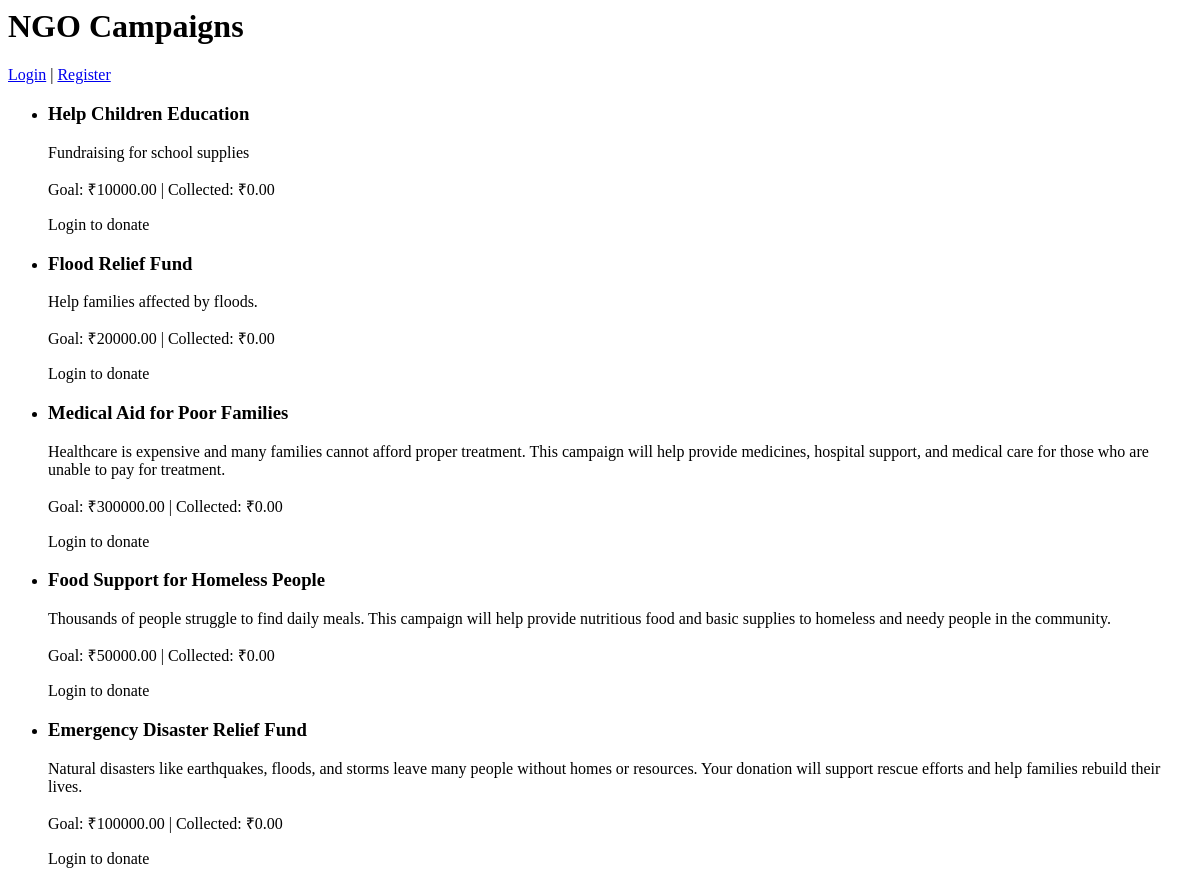
/, run on an earlier commit of the app's database.
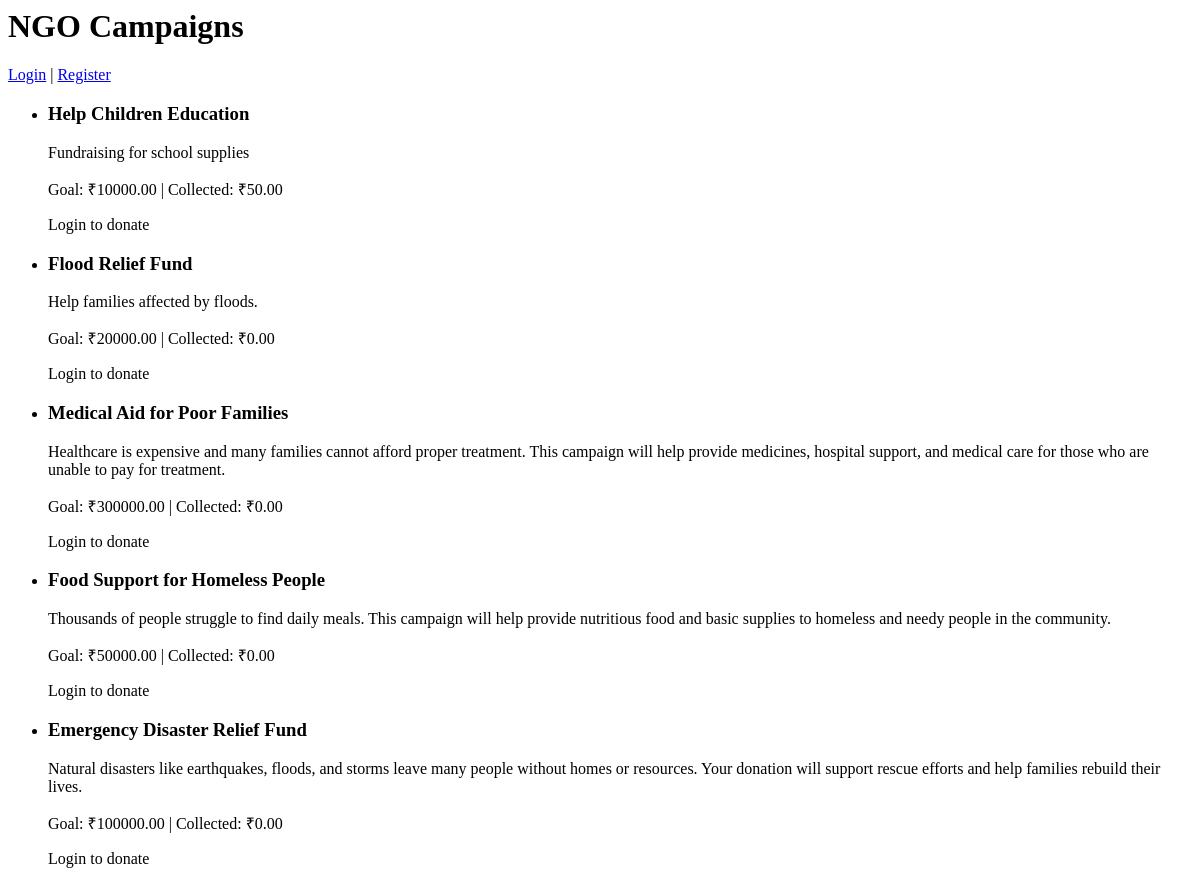
And on a later commit of the database.
### donations/models.py (models this page shows, shortened)
class Campaign(models.Model):
    title = models.CharField(max_length=200)
    description = models.TextField()
    goal_amount = models.DecimalField(max_digits=10, decimal_places=2)
    collected_amount = models.DecimalField(max_digits=10, decimal_places=2, default=0)
    start_date = models.DateField()
    end_date = models.DateField()

### donations/views.py (the view)
# urls.py: path('', views.home, name='home'),
def home(request):
    campaigns = Campaign.objects.all()
    return render(request, 'donations/home.html', {'campaigns': campaigns})

### donations/templates/donations/home.html
<h1>NGO Campaigns</h1>
{% if user.is_authenticated %}
<p>Welcome {{ user.username }} | <a href="{% url 'logout' %}">Logout</a> | <a href="{% url 'dashboard' %}">Dashboard</a></p>
{% else %}
<p><a href="{% url 'login' %}">Login</a> | <a href="{% url 'register' %}">Register</a></p>
{% endif %}
<ul>
{% for campaign in campaigns %}
  <li>
    <h3>{{ campaign.title }}</h3>
    <p>{{ campaign.description }}</p>
    <p>Goal: ₹{{ campaign.goal_amount }} | Collected: ₹{{ campaign.collected_amount }}</p>
    {% if user.is_authenticated %}
      <a href="{% url 'donate' campaign.id %}">Donate</a>
    {% else %}
      <p>Login to donate</p>
    {% endif %}
  </li>
{% endfor %}
</ul>

What changed in the data, as far as the page shows it:
changed Campaign "Help Children Education": collected_amount "0.00" → "50.00"
